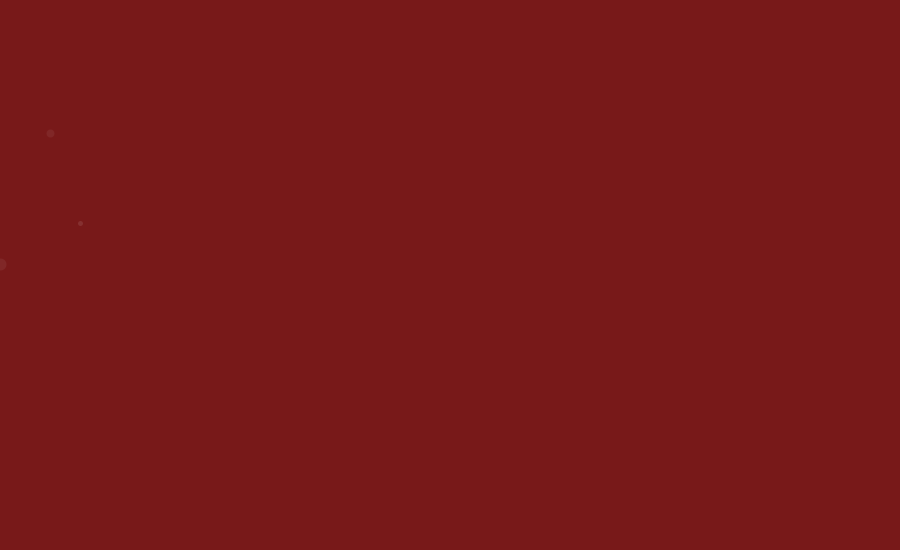
Frame 1 (no input)
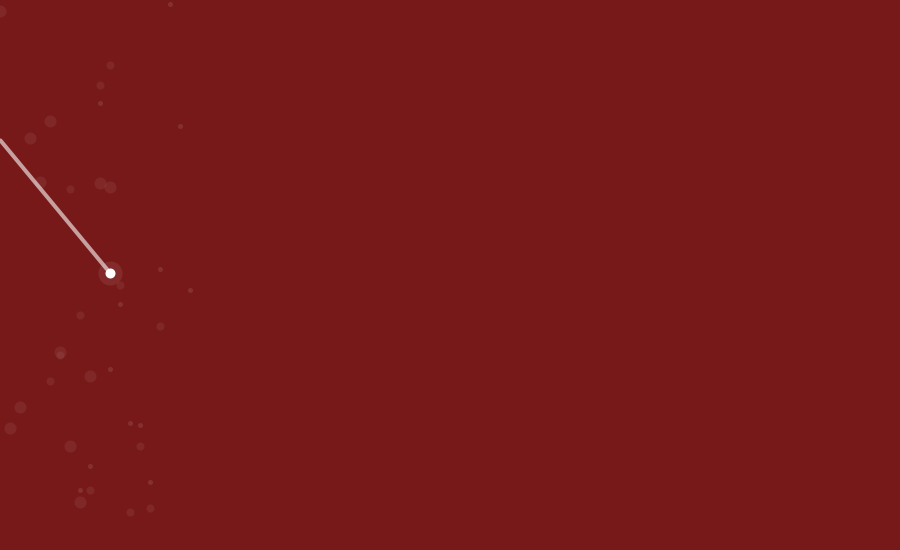
Frame 60 (the mouse pressed at the canvas centre just before this capture)
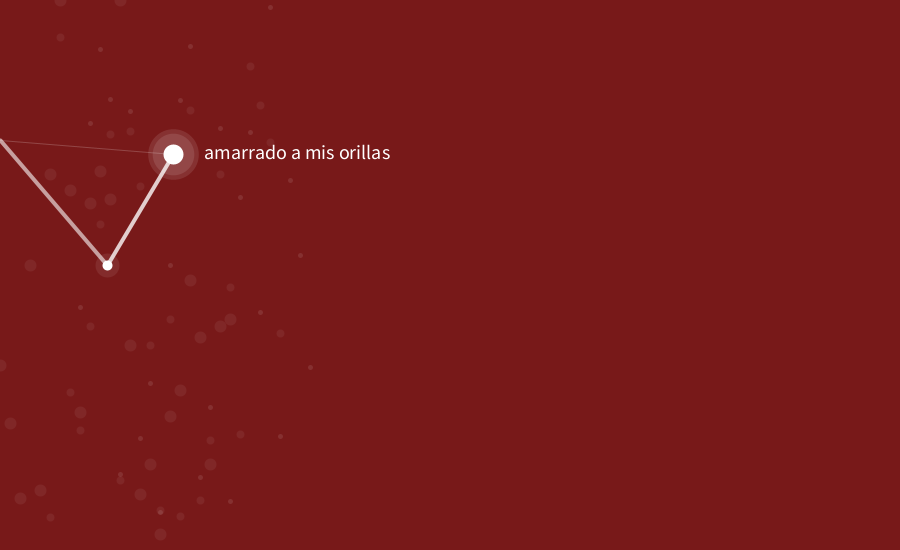
Frame 120 (the mouse held since frame 60 and released just before this capture)

The Processing sketch that drew these frames (run headless with seeded random() and noise(); from frame 60 on, the mouse is pressed at the canvas centre):

// Processing sketch: processing_99456
// ── processing_99456.pde

float moverX = 0;
float puntoX = random(50,100);
float puntoY = random(20,500);
float puntoX2 = random(150,400);
float puntoY2 = random(200,300);
float puntoX3 = random(350,500);
float puntoY3 = random(300,390);

float puntitoX = random(15,40);
float puntitoY = random(200,300);
float puntitoX2 = random(550,650);
float puntitoY2 = random(200,400);

float ruido = 0.0;
float ruido2 = 0.0;
float ruido3 = 0.0;
float ruido4 = 0.0;
float ruido5 = 0.0;
float ruido6 = 0.0;
float lineaInicio = random(100,300);
float lineaFinal = random(200,500);
float circulo = random(35,80);
float circulo2 = random(35,80);
float circulo3 = random(35,80);


//TEXTO//
String[] palabras = {"las sensaciones perdidas","amarrado a mis orillas","transito los caminos","mirando las hojas","los árboles","las miradas", "las palabras", "los pajaros", "esos recuerdos", "las mañanas", "sus ojos cerrados"};
String[] adjetivos = {"arrastrando versos de otro","rompiendo espejos que no reflejan","arrastrando canciones viejas","perdiendo el peso hasta levitar","invadiendo los cuerpos","que se pierden en el viento", "se desarman en el aire", "sin libertad", "que habitan en el pecho", "en la palma de la mano", "susurran paz"};
String[] palabras3 = {"sin nada que perder","cuando el día comienza","sin sombra bajo mis pies","y los dientes siempre apretados","pensando en volver","siempre de pie","hacen crecer los miedos","...y nadie sabe qué dirán","yo solo contemplo","¿y si no es real?","todo sigue siendo distinto"};
int n = int(random(10));
int n2 = int(random(10));
int n3 = int(random(10));
//TEXTO//


float nuevaposX = 500;

void setup(){
  size(900, 550);
  background(200,50,50);
  smooth();
  textSize(20);
  
  
}

void puntitoMas (float ancho, float tono, float trans, float posX, float posY){
      strokeWeight(ancho);
      stroke(tono,trans);
      point(posX,posY); 
}

void draw(){
  translate(70,0);
    
  ruido = ruido + 0.03;
  ruido2 = ruido2 + 0.02;
  ruido3 = ruido3 + 0.04;
  ruido4 = ruido4 + 0.01;
  ruido5 = ruido5 + 0.02;
  ruido6 = ruido6 + 0.03;
  float rX = noise(ruido) * 40;
  float rY = noise(ruido2) * 20;
  float rX2 = noise(ruido3+0.02) * 40;
  float rY2 = noise(ruido4+0.01) * 20;
  float rX3 = noise(ruido5+0.03) * 40;
  float rY3 = noise(ruido6+0.01) * 20;
  float v = random(3);
  
  
  colorMode(HSB);
  background(rX3*5+190,200,120);
  colorMode(RGB);
  
  stroke(255,0);
  strokeWeight(150);
  line(moverX,0,moverX,height);
  stroke(255,0);
  strokeWeight(80);
  line(moverX,0,moverX,height);
  stroke(255,20);
  moverX = moverX + 2;
  
  if (moverX > 1000){
  moverX = 1;
  puntoX = random(50,200);
  puntoY = random(20,500);
  puntoX2 = random(150,400);
  puntoY2 = random(200,300);
  puntoX3 = random(350,500);
  puntoY3 = random(300,390);
  
  puntitoX = random(15,40);
  puntitoY = random(200,300);
   puntitoX2 = random(550,650);
 puntitoY2 = random(200,400);
 
  lineaInicio = random(200,400);
  lineaFinal = random(200,500);
  circulo = random(35,80);
  circulo2 = random(35,80);
  circulo3 = random(35,80);
  n = int(random(10));
  n2 = int(random(10));
  n3 = int(random(10));
  
  }
//PUNTITO
if (moverX > 70){
      strokeWeight(24);
      stroke(255,20);
      point(puntitoX+rY3,puntitoY+rX2);
      strokeWeight(10);
      stroke(255);
      point(puntitoX+rY3,puntitoY+rX2);
      stroke(255,150);
      strokeWeight(4);
      line(-70,lineaInicio,puntitoX+rY3,puntitoY+rX2);
      
}

float compara = 0;
float posiX = -70;

while (moverX > compara){
  puntitoMas(8,255,15,posiX+50,random(height));
  puntitoMas(5,255,25,posiX+80,random(height));
  puntitoMas(12,255,15,posiX,random(height));
  compara = compara + 10;
  posiX = posiX+10;
  
}

  //PUNTO 1
    if (moverX > 150){
      strokeWeight(20);
      stroke(255);
      point(puntoX+rX,puntoY+rY);
      stroke(255,200);
      strokeWeight(4);
      line(puntitoX+rY3,puntitoY+rX2,puntoX+rX,puntoY+rY);
      strokeWeight(circulo);
      stroke(255,rX3*1.5);
      point(puntoX+rX,puntoY+rY);
      strokeWeight(circulo-9);
      stroke(255,rX3*1.5);
      point(puntoX+rX,puntoY+rY);
      text(palabras[n], puntoX+rX+30, puntoY+rY+5);
      stroke(255,50);
      strokeWeight(1);
      line(-70,lineaInicio ,puntoX+rX,puntoY+rY);
      
      
                  
  }

  //PUNTO 2
   if (moverX > 300){
      strokeWeight(20);
      stroke(255);
      point(puntoX2+rX2,puntoY2+rY2);
      stroke(255,200);
      strokeWeight(4);
      line(puntoX+rX,puntoY+rY,puntoX2+rX2,puntoY2+rY2);
      strokeWeight(circulo2);
      stroke(255,rY*2);
      point(puntoX2+rX2,puntoY2+rY2);
      strokeWeight(circulo2-9);
      stroke(255,rY*2);
      point(puntoX2+rX2,puntoY2+rY2);
      text(adjetivos[n2], puntoX2+rX2+30,puntoY2+rY2+5);
      stroke(255,50);
      strokeWeight(1);
      line(puntitoX+rY3,puntitoY+rX2, puntoX2+rX2,puntoY2+rY2);
      
   }
 
 //PUNTO 3
   if (moverX > 450){
      strokeWeight(20);
      stroke(255);
      point(puntoX3+rX3,puntoY3+rY3);
      strokeWeight(3);
      stroke(255,200);
      line(puntoX2+rX2,puntoY2+rY2,puntoX3+rX3,puntoY3+rY3);
      strokeWeight(circulo3);
      stroke(255,rX2*1.5);
      point(puntoX3+rX3,puntoY3+rY3);
      strokeWeight(circulo3-9);
      stroke(255,rX2*1.5);
      point(puntoX3+rX3,puntoY3+rY3);
      text(palabras3[n3], puntoX3+rX3+30,puntoY3+rY3+5);
      strokeWeight(1);
      stroke(255);
      strokeWeight(1);
      stroke(255,50);
      line(puntoX+rX,puntoY+rY,  puntoX3+rX3,puntoY3+rY3 );
  }
    
  //PUNTITO2
  if (moverX > 600){
      strokeWeight(10);
      stroke(255);
      point(puntitoX2+rY2,puntitoY2+rX3);
      strokeWeight(24);
      stroke(255,20);
      point(puntitoX2+rY2,puntitoY2+rX3);
      stroke(255);
      strokeWeight(3);
      stroke(255,200);
      line(puntoX3+rX3,puntoY3+rY3,puntitoX2+rY2,puntitoY2+rX3);
      stroke(255,200);
      line(puntitoX2+rY2,puntitoY2+rX3,width,lineaFinal);
      strokeWeight(1);
      stroke(255,50);
      line(puntoX2+rX2,puntoY2+rY2,  puntitoX2+rY2,puntitoY2+rX3 );
      strokeWeight(1);
      stroke(255,50);
      line(puntoX3+rX3,puntoY3+rY3,width,lineaFinal  );
      
      
  }
}
